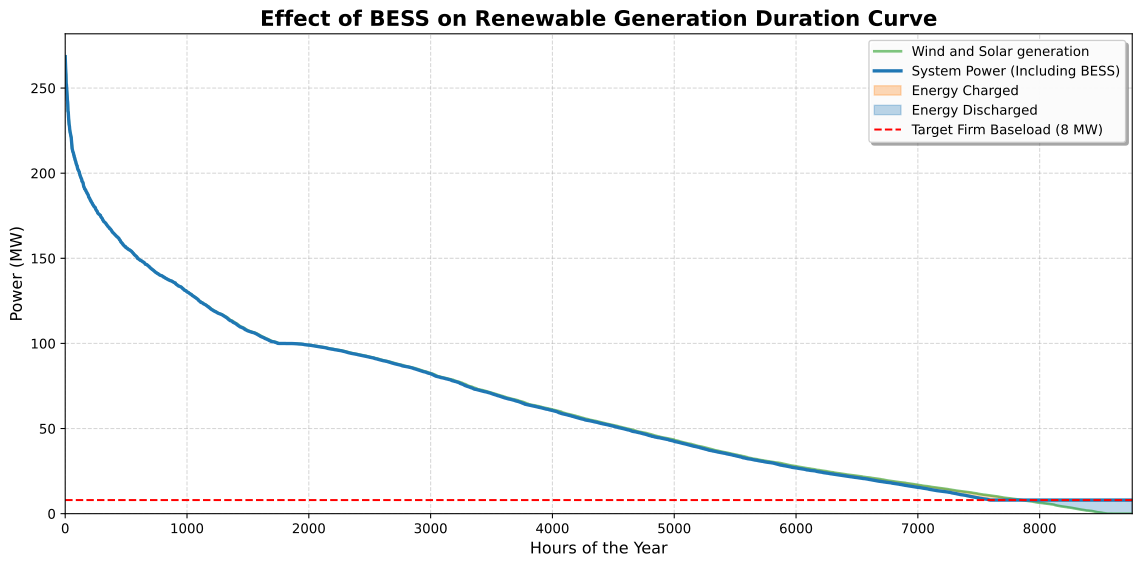

The script that drew this image:
# -*- coding: utf-8 -*-
"""
Created on Thu Apr 16 15:50:44 2026

@author: thijs
"""

# -*- coding: utf-8 -*-
"""
Plot: Available RE vs. System Power (with BESS) Duration Curve
"""

import os
import sys
import yaml
import warnings
import numpy as np
import pandas as pd
import matplotlib.pyplot as plt

# Suppress warnings
warnings.filterwarnings("ignore", category=RuntimeWarning)

# --- HYDESIGN IMPORTS ---
current_dir = os.path.dirname(os.path.abspath(__file__))
thesis_dir = os.path.abspath(os.path.join(current_dir, '..'))
root_dir = os.path.abspath(os.path.join(thesis_dir, '..', '..'))
sys.path.append(root_dir)

from hydesign.assembly.hpp_assembly_offgrid_thijs_2_2_26 import hpp_model_constant_output_offgrid as hpp_model

# ==============================================================================
# BESS CHRONOLOGICAL SIMULATION
# ==============================================================================

def apply_chronological_bess(re_series, target_baseload=16.0, p_bess=25.0, e_bess=200.0, eta_rt=0.86):
    """
    Simulates a simple chronological BESS dispatch attempting to maintain a target baseload.
    Returns the chronologically available system power after battery shifting.
    """
    sys_power = np.zeros(len(re_series))
    soc = e_bess * 0.5  # Assume battery starts half full
    eta_ch = np.sqrt(eta_rt)  # One-way charging efficiency
    eta_dis = np.sqrt(eta_rt) # One-way discharging efficiency

    for i, re in enumerate(re_series):
        if re >= target_baseload:
            # SURPLUS: We have more than the baseload. Try to charge the battery.
            surplus = re - target_baseload
            # Charge is limited by surplus, BESS power rating, and available empty space in the battery
            charge = min(surplus, p_bess, (e_bess - soc) / eta_ch)
            soc += charge * eta_ch
            sys_power[i] = re - charge  # Energy leaves the available pool to go into the battery
        else:
            # DEFICIT: We have less than the baseload. Try to discharge the battery.
            deficit = target_baseload - re
            # Discharge is limited by deficit, BESS power rating, and available energy in the battery
            discharge = min(deficit, p_bess, soc * eta_dis)
            soc -= discharge / eta_dis
            sys_power[i] = re + discharge # Energy is added to the available pool from the battery

    return sys_power

# ==============================================================================
# PLOTTING FUNCTION
# ==============================================================================

def plot_re_vs_bess_duration_curve(df):
    """
    Plots a duration curve showing original Wind+Solar vs. System Power after BESS.
    """
    # 1. Calculate combined Renewable Energy
    df['Available_RE'] = df['Wind'] + df['Solar']

    # 2. Apply Chronological BESS
    # Using parameters established for Denmark: 25 MW / 200 MWh (8 hours) targeting a 16 MW baseload
    df['System_Power'] = apply_chronological_bess(df['Available_RE'].values, 
                                                  target_baseload=8.0, 
                                                  p_bess=25.0, 
                                                  e_bess=200.0)

    # 3. Sort independently to create duration curves
    re_sorted = df['Available_RE'].sort_values(ascending=False).reset_index(drop=True)
    sys_sorted = df['System_Power'].sort_values(ascending=False).reset_index(drop=True)

    plt.figure(figsize=(12, 6))

    # --- PLOT THE CURVES ---
    plt.plot(re_sorted.index, re_sorted, color='#2ca02c', linewidth=2, alpha=0.6, label='Wind and Solar generation')
    plt.plot(sys_sorted.index, sys_sorted, color='#1f77b4', linewidth=2.5, label='System Power (Including BESS)')
    
    # --- VISUALIZE THE SHIFT ---
    # Highlight the chopped peak (Charging)
    plt.fill_between(re_sorted.index, sys_sorted, re_sorted, where=(re_sorted > sys_sorted), 
                     color='#ff7f0e', alpha=0.3, label='Energy Charged')
    
    # Highlight the lifted tail (Discharging / Firming the Baseload)
    plt.fill_between(sys_sorted.index, re_sorted, sys_sorted, where=(sys_sorted > re_sorted), 
                     color='#1f77b4', alpha=0.3, label='Energy Discharged')

    # Add a reference line for the 16 MW Baseload
    plt.axhline(y=8.0, color='red', linestyle='--', linewidth=1.5, label='Target Firm Baseload (8 MW)')

    # Formatting
    plt.title("Effect of BESS on Renewable Generation Duration Curve", fontsize=16, fontweight='bold')
    plt.xlabel("Hours of the Year", fontsize=12)
    plt.ylabel("Power (MW)", fontsize=12)
    plt.xlim(0, 8760)
    plt.ylim(0, re_sorted.max() * 1.05)
    
    # Grid and Legend
    plt.grid(True, linestyle='--', alpha=0.5)
    plt.legend(loc='upper right', framealpha=0.95, shadow=True, fontsize=10)
    
    plt.tight_layout()

    # Save the plot
    plot_fn = os.path.join(current_dir, 'BESS_Effect_Duration_Curve.png')
    plt.savefig(plot_fn, dpi=300, bbox_inches='tight')
    print(f"✅ Saved BESS Effect duration curve to: {plot_fn}")
    plt.show()

def configure_parameters(thesis_dir):
    par_fn = os.path.join(thesis_dir, 'inputs', 'hpp_pars.yml')
    with open(par_fn, 'r') as f:
        sim_pars = yaml.safe_load(f)
    sim_pars['G_MW'] = 0
    temp_fn = os.path.join(thesis_dir, 'inputs', 'hpp_pars_offgrid_sweep_temp.yml')
    with open(temp_fn, 'w') as f:
        yaml.dump(sim_pars, f)
    return temp_fn

# ==============================================================================
# MAIN EXECUTION
# ==============================================================================
def run_generation_extraction():

    # HPP Hardware Setup
    fixed_design = [35, 300, 5, 20, 7, 180, 39, 180, 1.25, 25, 8, 10] 
    N_life = 25 * 8760

    site_name = 'Denmark_good_solar'
    examples_sites = pd.read_csv(os.path.join(thesis_dir, '..', 'examples_sites.csv'), sep=';')
    ex_site = examples_sites.loc[examples_sites.name == site_name]
    weather_fn = os.path.join(thesis_dir, '..', ex_site['input_ts_fn'].values[0])
    sim_pars_fn = configure_parameters(thesis_dir)

    print(f"--- Running HPP Model to Extract Weather Data ---")

    # Build Empty Load Profiles (Since we only care about generation)
    t_zero_ts = np.zeros(N_life)

    # Initialize Model
    hpp = hpp_model(
        latitude=ex_site['latitude'].values[0], longitude=ex_site['longitude'].values[0], altitude=ex_site['altitude'].values[0],
        num_batteries=1, work_dir=current_dir, input_ts_fn=weather_fn, sim_pars_fn=sim_pars_fn,
        tier_a_profile=t_zero_ts, tier_b_profile=t_zero_ts, load_profile_ts=t_zero_ts,
        battery_deg=False 
    )

    print("Evaluating design to generate wind/solar profiles...")
    hpp.evaluate(*fixed_design)
    prob = hpp.prob

    # =========================================================================
    # DATA EXTRACTION FOR PLOTTING (First Year Only)
    # =========================================================================
    print("\nExtracting hourly generation data...")
    HOURS_TO_PLOT = 8760

    wind = prob.get_val('ems.wind_t_ext')[:HOURS_TO_PLOT]
    solar = prob.get_val('ems.solar_t_ext')[:HOURS_TO_PLOT]

    # Build DataFrame
    df_plot = pd.DataFrame({
        'Wind': wind,
        'Solar': solar
    })
    
    avg_wind = df_plot['Wind'].mean()
    avg_solar = df_plot['Solar'].mean()
    avg_re = (df_plot['Wind'] + df_plot['Solar']).mean()

    print(f"Average Wind Power:  {avg_wind:.2f} MW")
    print(f"Average Solar Power: {avg_solar:.2f} MW")
    print(f"Average RE Power:    {avg_re:.2f} MW")

    # Plot it
    plot_re_vs_bess_duration_curve(df_plot)

if __name__ == "__main__":
    run_generation_extraction()
